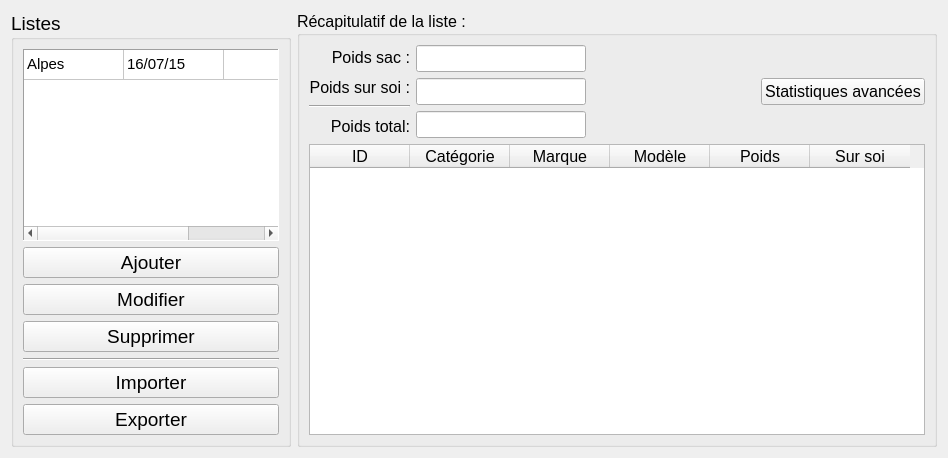
      <widget class="QWidget" name="liste">
       <layout class="QHBoxLayout" name="horizontalLayout_7">
        <item>
         <layout class="QVBoxLayout" name="verticalLayout_8">
          <item>
           <widget class="QGroupBox" name="groupBox">
            <property name="font">
             <font>
              <pointsize>14</pointsize>
             </font>
            </property>
            <property name="title">
             <string>Listes</string>
            </property>
            <layout class="QVBoxLayout" name="verticalLayout_2">
             <item>
              <widget class="QTableWidget" name="tw_list_recap">
               <property name="sizePolicy">
                <sizepolicy hsizetype="Preferred" vsizetype="Expanding">
                 <horstretch>0</horstretch>
                 <verstretch>0</verstretch>
                </sizepolicy>
               </property>
               <property name="font">
                <font>
                 <pointsize>11</pointsize>
                </font>
               </property>
               <property name="frameShape">
                <enum>QFrame::Panel</enum>
               </property>
               <property name="editTriggers">
                <set>QAbstractItemView::NoEditTriggers</set>
               </property>
               <property name="showGrid">
                <bool>true</bool>
               </property>
               <property name="sortingEnabled">
                <bool>true</bool>
               </property>
               <attribute name="horizontalHeaderVisible">
                <bool>false</bool>
               </attribute>
               <attribute name="verticalHeaderVisible">
                <bool>false</bool>
               </attribute>
               <row>
                <property name="text">
                 <string>Nouvelle ligne</string>
                </property>
               </row>
               <column>
                <property name="text">
                 <string>Nom</string>
                </property>
               </column>
               <column>
                <property name="text">
                 <string>Créé le</string>
                </property>
               </column>
               <column>
                <property name="text">
                 <string>Rando le</string>
                </property>
               </column>
               <item row="0" column="0">
                <property name="text">
                 <string>Alpes</string>
                </property>
               </item>
               <item row="0" column="1">
                <property name="text">
                 <string>16/07/15</string>
                </property>
               </item>
              </widget>
             </item>
             <item>
              <widget class="QPushButton" name="btn_list_add">
               <property name="text">
                <string>Ajouter</string>
               </property>
              </widget>
             </item>
             <item>
              <widget class="QPushButton" name="btn_list_modify">
               <property name="text">
                <string>Modifier</string>
               </property>
              </widget>
             </item>
             <item>
              <widget class="QPushButton" name="btn_list_delete">
               <property name="text">
                <string>Supprimer</string>
               </property>
              </widget>
             </item>
             <item>
              <widget class="Line" name="line_3">
               <property name="orientation">
                <enum>Qt::Horizontal</enum>
               </property>
              </widget>
             </item>
             <item>
              <widget class="QPushButton" name="btn_list_import">
               <property name="text">
                <string>Importer</string>
               </property>
              </widget>
             </item>
             <item>
              <widget class="QPushButton" name="btn_list_export">
               <property name="text">
                <string>Exporter</string>
               </property>
              </widget>
             </item>
            </layout>
           </widget>
          </item>
         </layout>
        </item>
        <item>
         <layout class="QVBoxLayout" name="verticalLayout_9">
          <item>
           <widget class="QGroupBox" name="groupBox_7">
            <property name="sizePolicy">
             <sizepolicy hsizetype="Preferred" vsizetype="Preferred">
              <horstretch>0</horstretch>
              <verstretch>0</verstretch>
             </sizepolicy>
            </property>
            <property name="font">
             <font>
              <pointsize>12</pointsize>
             </font>
            </property>
            <property name="title">
             <string>Récapitulatif de la liste :</string>
            </property>
            <layout class="QVBoxLayout" name="verticalLayout_10">
             <item>
              <layout class="QHBoxLayout" name="horizontalLayout_5">
               <item>
                <layout class="QVBoxLayout" name="verticalLayout_20">
                 <item>
                  <widget class="QLabel" name="label_29">
                   <property name="font">
                    <font>
                     <pointsize>12</pointsize>
                    </font>
                   </property>
                   <property name="text">
                    <string>Poids sac :</string>
                   </property>
                   <property name="alignment">
                    <set>Qt::AlignRight|Qt::AlignTrailing|Qt::AlignVCenter</set>
                   </property>
                  </widget>
                 </item>
                 <item>
                  <widget class="QLabel" name="label_31">
                   <property name="font">
                    <font>
                     <pointsize>12</pointsize>
                    </font>
                   </property>
                   <property name="text">
                    <string>Poids sur soi :</string>
                   </property>
                   <property name="alignment">
                    <set>Qt::AlignRight|Qt::AlignTrailing|Qt::AlignVCenter</set>
                   </property>
                  </widget>
                 </item>
                 <item>
                  <widget class="Line" name="line_2">
                   <property name="orientation">
                    <enum>Qt::Horizontal</enum>
                   </property>
                  </widget>
                 </item>
                 <item>
                  <widget class="QLabel" name="label_30">
                   <property name="font">
                    <font>
                     <pointsize>12</pointsize>
                    </font>
                   </property>
                   <property name="text">
                    <string>Poids total:</string>
                   </property>
                   <property name="alignment">
                    <set>Qt::AlignRight|Qt::AlignTrailing|Qt::AlignVCenter</set>
                   </property>
                  </widget>
                 </item>
                </layout>
               </item>
               <item>
                <layout class="QVBoxLayout" name="verticalLayout_21">
                 <item>
                  <widget class="QLineEdit" name="le_list_weight_backpack">
                   <property name="font">
                    <font>
                     <pointsize>12</pointsize>
                    </font>
                   </property>
                   <property name="readOnly">
                    <bool>true</bool>
                   </property>
                  </widget>
                 </item>
                 <item>
                  <widget class="QLineEdit" name="le_list_weight_self">
                   <property name="font">
                    <font>
                     <pointsize>12</pointsize>
                    </font>
                   </property>
                   <property name="readOnly">
                    <bool>true</bool>
                   </property>
                  </widget>
                 </item>
                 <item>
                  <widget class="QLineEdit" name="le_list_weight_total">
                   <property name="font">
                    <font>
                     <pointsize>12</pointsize>
                    </font>
                   </property>
                   <property name="readOnly">
                    <bool>true</bool>
                   </property>
                  </widget>
                 </item>
                </layout>
               </item>
               <item>
                <spacer name="horizontalSpacer_6">
                 <property name="orientation">
                  <enum>Qt::Horizontal</enum>
                 </property>
                 <property name="sizeHint" stdset="0">
                  <size>
                   <width>40</width>
                   <height>20</height>
                  </size>
                 </property>
                </spacer>
               </item>
               <item>
                <widget class="QPushButton" name="btn_matos_stats">
                 <property name="text">
                  <string>Statistiques avancées</string>
                 </property>
                </widget>
               </item>
              </layout>
             </item>
             <item>
              <widget class="QTableWidget" name="tw_list_detail">
               <property name="horizontalScrollBarPolicy">
                <enum>Qt::ScrollBarAlwaysOff</enum>
               </property>
               <property name="sizeAdjustPolicy">
                <enum>QAbstractScrollArea::AdjustToContentsOnFirstShow</enum>
               </property>
               <property name="dragDropMode">
                <enum>QAbstractItemView::NoDragDrop</enum>
               </property>
               <column>
                <property name="text">
                 <string>ID</string>
                </property>
               </column>
               <column>
                <property name="text">
                 <string>Catégorie</string>
                </property>
               </column>
               <column>
                <property name="text">
                 <string>Marque</string>
                </property>
               </column>
               <column>
                <property name="text">
                 <string>Modèle</string>
                </property>
               </column>
               <column>
                <property name="text">
                 <string>Poids</string>
                </property>
               </column>
               <column>
                <property name="text">
                 <string>Sur soi</string>
                </property>
               </column>
              </widget>
             </item>
            </layout>
           </widget>
          </item>
         </layout>
        </item>
       </layout>
      </widget>
